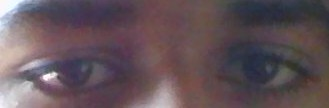
//> input picture eye_blink/pupilDetect/center.jpg, 329 x 108 px
$ ./adaptiveThreshold center.jpg   (built with g++ and OpenCV 4)
//> lines starting //> are read from the running program, lines starting //| are printed output that depends on the picture; after the words box and inside, x2 and y2 are one past the last pixel; in counts of white or black regions, pixels touching at a corner belong together
#include "opencv2/highgui/highgui.hpp"
#include "opencv2/imgproc/imgproc.hpp"
#include"cv.h"
#include <iostream>
#include<stdio.h>


using namespace std;
using namespace cv;
int main(int argc,char *argv[])
{
	Mat img= imread(argv[1],0);
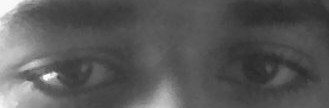
//> img: 108 rows x 329 cols, CV_8UC1; min 42, max 255, mean 88.2
	Mat t1,t2,t3;

	imshow("Left",img);
	waitKey(0);
	equalizeHist(img,t1);
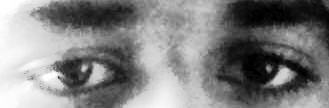
//> t1: 108 rows x 329 cols, CV_8UC1; min 0, max 255, mean 129.4
	imshow("AT",t1);
	Mat element=getStructuringElement(MORPH_RECT,Size(3,3));
	//dilate(t1,t1,element,Point(-1,-1),4);


	threshold(t1,t2,100,255,CV_THRESH_BINARY);
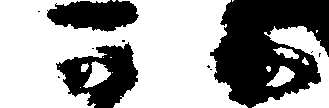
//> t2: 108 rows x 329 cols, CV_8UC1; 62% white; 11 black regions (8 under 20 px), largest, box (x1, y1, x2, y2) and area: (210, 0, 329, 108) 8460, (56, 42, 138, 108) 2906, (47, 0, 139, 32) 2111

	imshow("threshold",t2);
		waitKey(0);
	imwrite("t.png",t2);
	//dilate(at,at,element,Point(-1,-1),4);
	//imshow("Dilated",at);

	//adaptiveThreshold(t1,t2,255,CV_ADAPTIVE_THRESH_MEAN_C, CV_THRESH_BINARY,5,2);


	Canny(t1,t3,50,50);
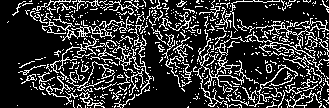
//> t3: 108 rows x 329 cols, CV_8UC1; 20.3% white in thin lines or dots
	imshow("AT2",t3);
	waitKey(0);


}

$ run again, on eye_blink/pupilDetect/right2.jpg
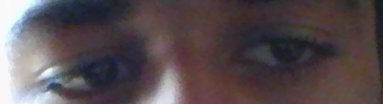
//> input picture eye_blink/pupilDetect/right2.jpg, 383 x 104 px
//> `threshold(t1,t2,100,255,CV_THRESH_BINARY);`:
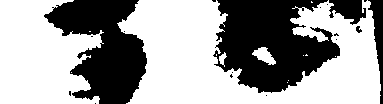
//> t2: 104 rows x 383 cols, CV_8UC1; 61.7% white; 18 black regions (13 under 20 px), largest, box (x1, y1, x2, y2) and area: (213, 0, 340, 93) 7697, (44, 0, 147, 104) 6227, (368, 0, 383, 104) 679, (329, 0, 366, 25) 593, (356, 26, 362, 33) 27
//> `Canny(t1,t3,50,50);`:
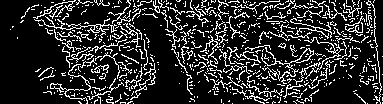
//> t3: 104 rows x 383 cols, CV_8UC1; 17.5% white in thin lines or dots
